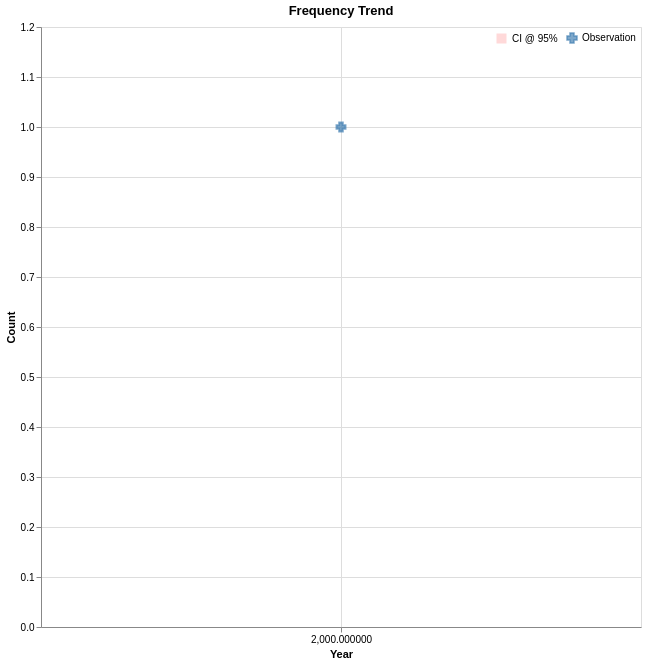

The specification (Vega-Lite) saved for this image:
### Vega-Lite specification from a JSON file in a GitHub repository (floating-point values rounded to 4 significant figures)
{"$schema": "https://vega.github.io/schema/vega-lite/v6.json", "description": "Poisson GLM trend with confidence intervals", "width": 600, "height": 600, "title": "Frequency Trend", "layer": [{"data": {"values": [{"year": 2000, "lower": 0.3, "upper": 1.2}]}, "transform": [{"calculate": "'CI @ 95%'", "as": "legend"}], "mark": {"type": "area", "opacity": 0.15}, "encoding": {"x": {"field": "year", "type": "quantitative", "title": "Year", "scale": {"zero": false}}, "y": {"field": "lower", "type": "quantitative", "title": "Count"}, "y2": {"field": "upper"}, "color": {"field": "legend", "type": "nominal", "scale": {"range": ["red"]}, "legend": {"symbolType": "square", "symbolOpacity": 0.15, "title": null}}}}, {"data": {"values": [{"year": 2000, "lower": 0.3}]}, "mark": {"type": "line", "strokeWidth": 2, "strokeDash": [6, 4], "color": "red"}, "encoding": {"x": {"field": "year", "type": "quantitative"}, "y": {"field": "lower", "type": "quantitative"}}}, {"data": {"values": [{"year": 2000, "upper": 1.2}]}, "mark": {"type": "line", "strokeWidth": 2, "strokeDash": [6, 4], "color": "red"}, "encoding": {"x": {"field": "year", "type": "quantitative"}, "y": {"field": "upper", "type": "quantitative", "title": "Count"}}}, {"data": {"values": [{"year": 2000, "fit": 0.7}]}, "transform": [{"calculate": "'Fit'", "as": "legend"}], "mark": {"type": "line", "strokeWidth": 2.5, "tooltip": true}, "encoding": {"x": {"field": "year", "type": "quantitative"}, "y": {"field": "fit", "type": "quantitative"}, "stroke": {"field": "legend", "type": "nominal", "scale": {"range": ["red"]}, "legend": {"symbolType": "stroke", "symbolStrokeWidth": 2.5, "title": null}}}}, {"data": {"values": [{"year": 2000, "count": 1}]}, "transform": [{"calculate": "'Observation'", "as": "obsLegend"}], "mark": {"type": "point", "shape": "cross", "size": 80, "strokeWidth": 2, "tooltip": true, "stroke": "steelblue"}, "encoding": {"x": {"field": "year", "type": "quantitative"}, "y": {"field": "count", "type": "quantitative"}, "fill": {"field": "obsLegend", "type": "nominal", "scale": {"range": ["steelblue"]}, "legend": {"symbolType": "cross", "symbolStrokeColor": "steelblue", "title": null}}}}], "config": {"legend": {"orient": "top-right", "offset": 5}}}
